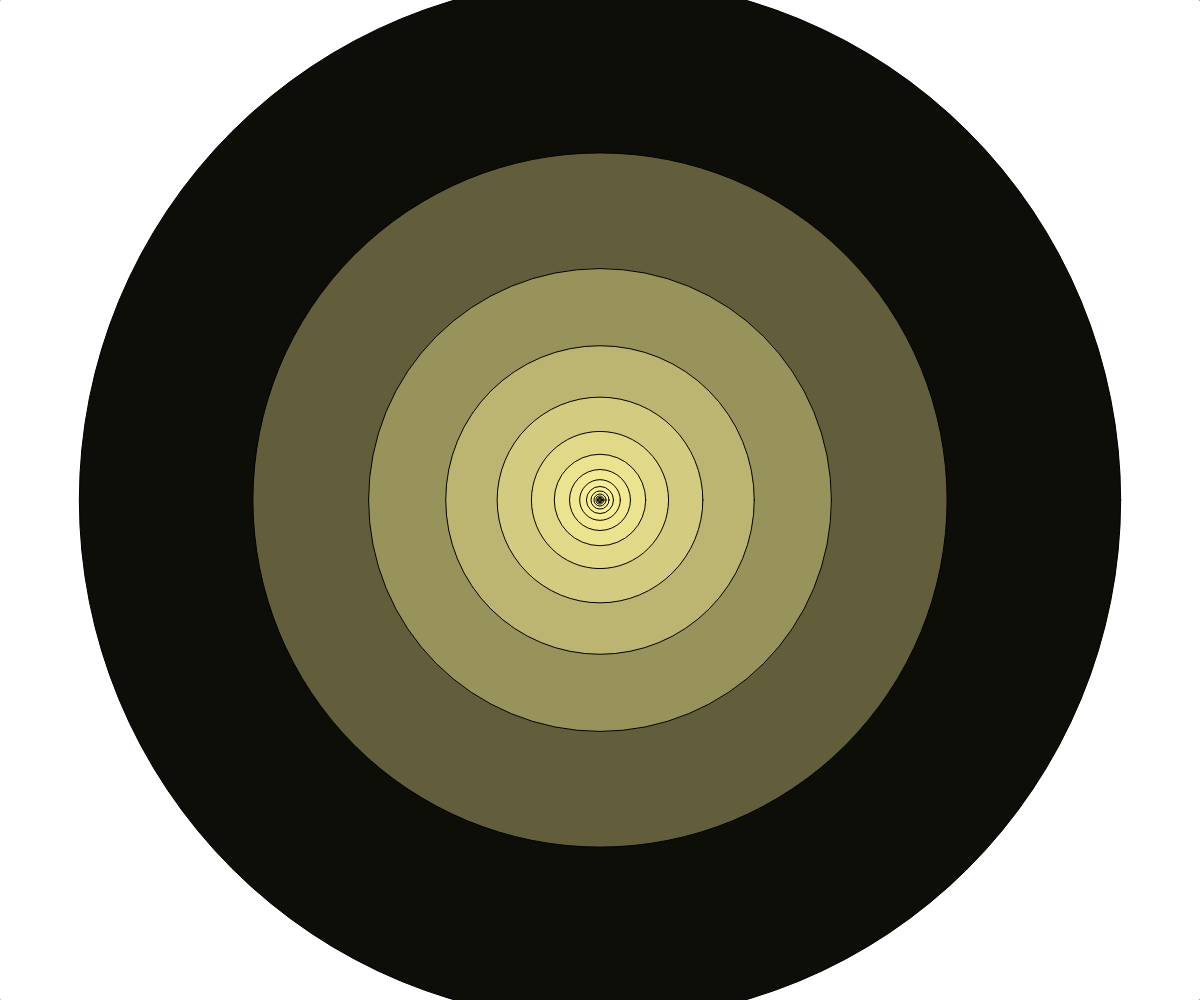
Frame 1 (no input)
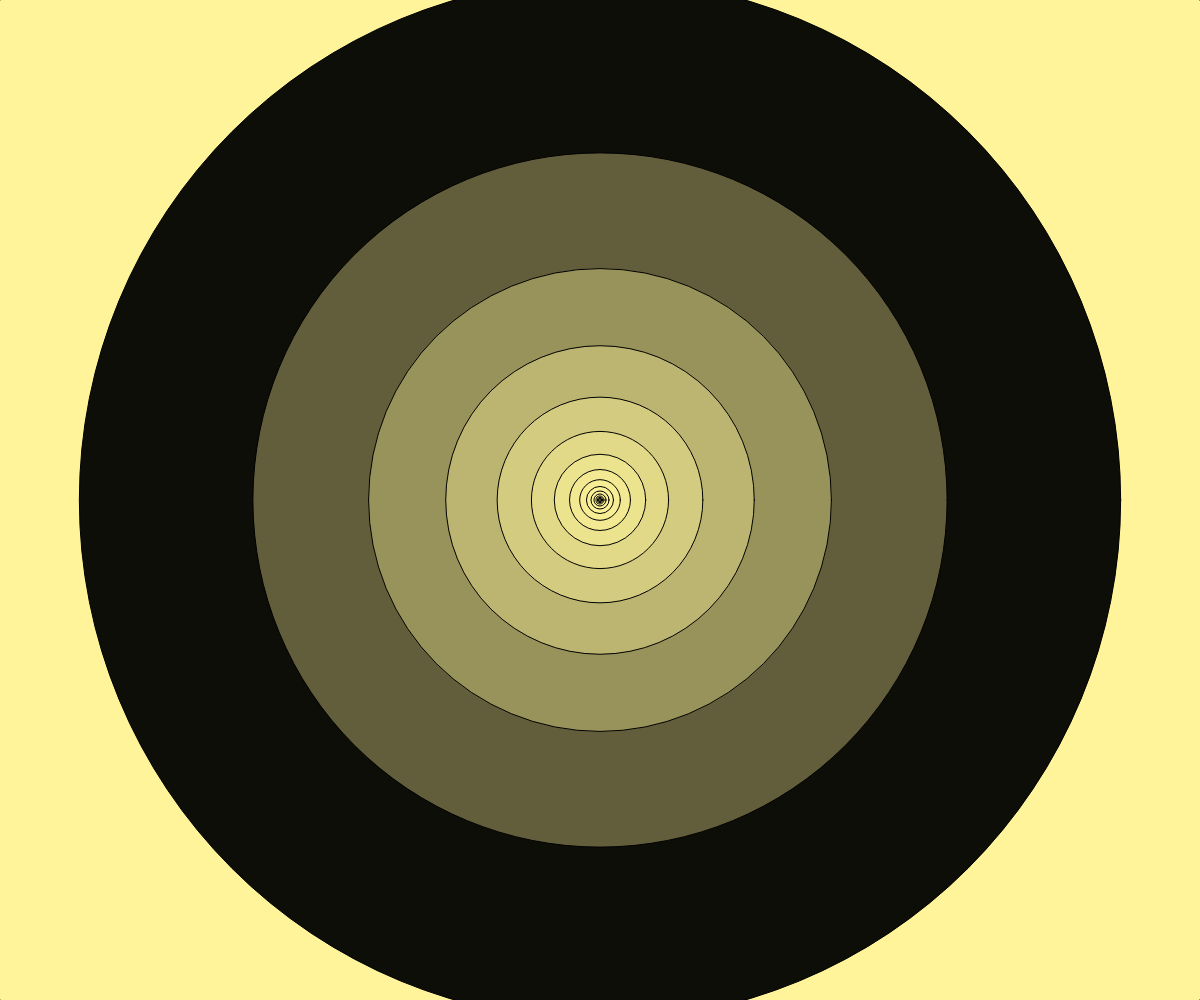
Frame 2 (the mouse pressed at the canvas centre, redrawn once)

The p5.js sketch that drew these frames (run headless with seeded random() and noise() and a simulated clock; the mouse was pressed at the canvas centre and the sketch redrawn once):

// p5.js sketch
// ── sketch.js
let diagonal
function setup() {
  createCanvas(innerWidth, innerHeight)
  noLoop()
  diagonal = floor(sqrt(width**2 + height**2))
  colorMode(HSB, diagonal, diagonal, diagonal);
}

function draw() {
  drawTunnel(width / 2, height / 2, diagonal)
}

function drawTunnel(x, y, r) {
  circle(x, y, r)
  if (r > 3)  {
    r *= 2 / 3
    fill(diagonal * 0.15, diagonal * 0.40, diagonal - r ** 1.05)
    drawTunnel(x, y, r)
  }
}
